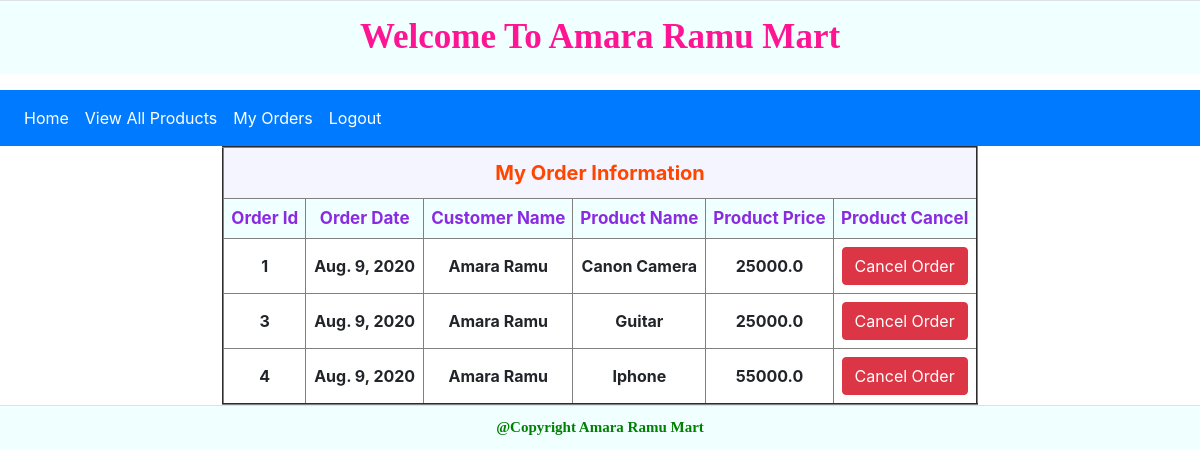
Page /show_orders/ (signed in) on the committed database.
### app18/models.py (models this page shows)
class OrderModel(models.Model):
    oid = models.AutoField(primary_key=True)
    date = models.DateField(auto_now_add=True)
    customer = models.ForeignKey(CustomerModel,on_delete=models.CASCADE)
    product = models.ForeignKey(ProductModel,on_delete=models.CASCADE)

class CustomerModel(models.Model):
    cid = models.AutoField(primary_key=True)
    cname = models.CharField(max_length=100)
    contact = models.IntegerField(unique=True)
    address = models.TextField()
    password = models.CharField(max_length=50)
    photo = models.ImageField(upload_to="customer_images/")

class ProductModel(models.Model):
    pid = models.AutoField(primary_key=True)
    pname = models.CharField(max_length=100,unique=True)
    price = models.FloatField()
    quantity = models.IntegerField()
    photo = models.ImageField(upload_to='product_images/')

### app18/views.py (the view)
# urls.py: path('show_orders/',views.showOrders,name = 'show_orders'),
def showOrders(request):
    res3 = OrderModel.objects.filter(customer_id=request.session.get('user'))
    if res3:
        return render(request, 'my_orders.html', {'data6': res3})
    else:
        return render(request, 'my_orders.html', {'data7': 'You have no orders yet!'})

### templates/my_orders.html (shortened to what this page needs)
{% extends 'common.html' %}
{% block menu %}
    {% include 'customer_menu.html' %}
{% endblock %}
{% block main_body %}
    {% if data7 %}
        <table align="center">
        <tr>
            <th style="font-family: 'Times New Roman';padding: 15px;text-align: center;color: red;font-size: 20px">
                {{ data7 }}
            </th>
        </tr>
        </table>
    {% else %}
       <table align="center" border="2">
       <tr>
           <th style="color: orangered;text-align: center;background-color: #f4f5ff;font-size: 20px;padding: 10px" colspan="6">My Order Information</th>
       </tr>
       <tr>
           <th class="one"> Order Id </th>
           <th class="one"> Order Date </th>
           <th class="one"> Customer Name </th>
           <th class="one"> Product Name </th>
           <th class="one"> Product Price </th>
           <th class="one"> Product Cancel </th>
       </tr>
       {% for x in data6 %}
       <tr>
           <th class="two">{{ x.oid }}</th>
           <th class="two">{{ x.date }}</th>
           <th class="two">{{ x.customer.cname }}</th>
           <th class="two">{{ x.product.pname }}</th>
           <th class="two">{{ x.product.price }}</th>
           <th class="two">
               <form action="{% url 'cancel_order' %}" method="post">
                   <button type="submit" class="btn btn-danger"> Cancel Order </button>
               </form>
           </th>
       {% endfor %}
       </table>
    {% endif %}
{% endblock %}

### templates/my_orders.html (style rules this page uses)
.one { color: blueviolet; background-color: azure; text-align: center; font-size: 17px; padding: 7px; }
.two { text-align: center; padding: 8px; }

### rows in the picture
OrderModel: oid "1", date "Aug. 9, 2020", customer.cname "Amara Ramu", product.pname "Canon Camera", product.price "25000.0"
OrderModel: oid "3", date "Aug. 9, 2020", customer.cname "Amara Ramu", product.pname "Guitar", product.price "25000.0"
OrderModel: oid "4", date "Aug. 9, 2020", customer.cname "Amara Ramu", product.pname "Iphone", product.price "55000.0"
